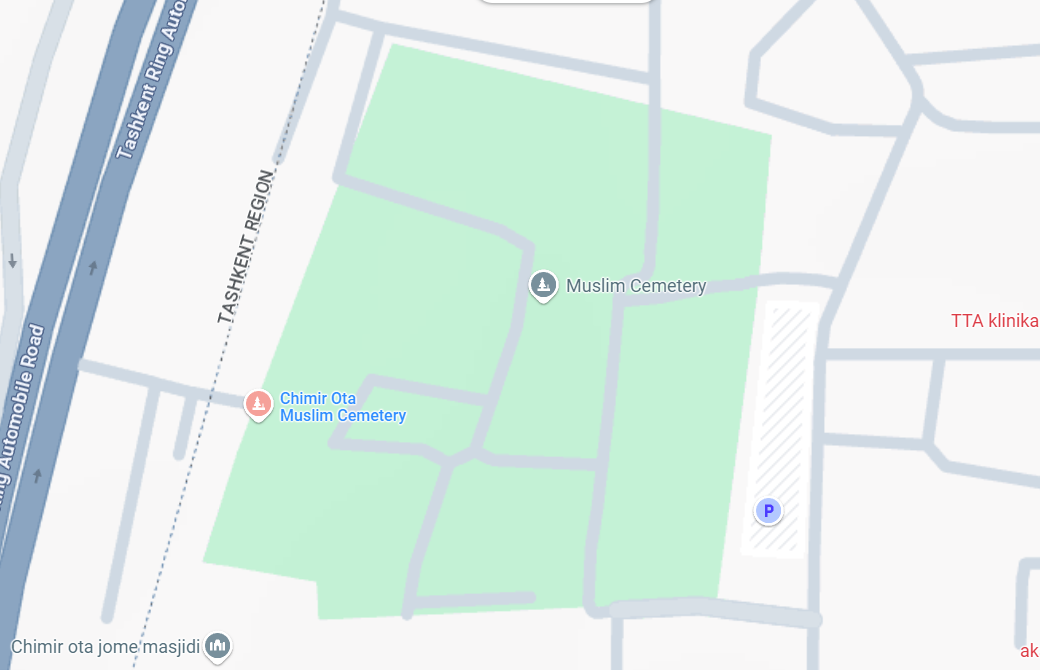
#> input picture img.png, 1040 x 670 px, found by its file name
$ python image_processing.py
#> lines starting #> are read from the running program, lines starting #| are printed output that depends on the picture; after the words box and inside, x2 and y2 are one past the last pixel; in counts of white or black regions, pixels touching at a corner belong together
import cv2
import numpy as np
import matplotlib.pyplot as plt
from shapely.geometry import Polygon, box
import random
path = 'C:/Users/computter/PycharmProjects/grave_mistake/img.png'
# Use this if you want to test without an image
def generate_irregular_polygon(center_x, center_y, radius, num_points=8):
    angles = sorted([random.uniform(0, 2 * np.pi) for _ in range(num_points)])
    points = [
        (
            center_x + np.cos(angle) * (radius * random.uniform(0.7, 1.0)),
            center_y + np.sin(angle) * (radius * random.uniform(0.7, 1.0))
        )
        for angle in angles
    ]
    return Polygon(points).buffer(0)

def generate_random_obstacles(polygon, count=5, max_size=30):
    minx, miny, maxx, maxy = polygon.bounds
    obstacles = []
    tries = 0
    while len(obstacles) < count and tries < 1000:
        tries += 1
        w, h = random.uniform(10, max_size), random.uniform(10, max_size)
        x, y = random.uniform(minx, maxx - w), random.uniform(miny, maxy - h)
        ob = box(x, y, x + w, y + h)
        if polygon.contains(ob):
            obstacles.append(ob)
    return obstacles

# This handles real image processing
def extract_yard_and_obstacles(image_path=path):
    image = cv2.imread(image_path)
#> image is the input picture: shape (670, 1040, 3); mean B, G, R 231.7, 237.5, 221.6
    if image is None:
        raise ValueError("Failed to load image!")

    image = cv2.resize(image, (800, 600))
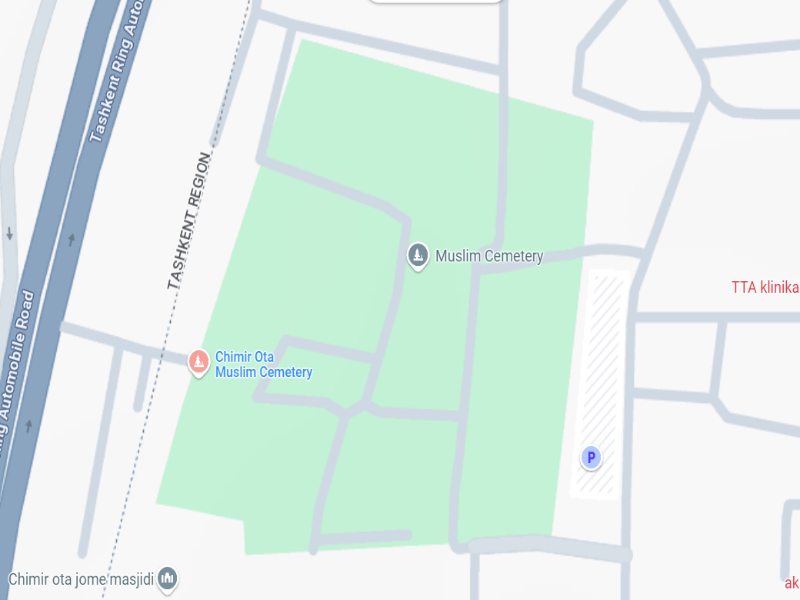
#> image: shape (600, 800, 3); mean B, G, R 231.6, 237.5, 221.6
    hsv = cv2.cvtColor(image, cv2.COLOR_BGR2HSV)
#> hsv: shape (600, 800, 3); mean H, S, V 43.5, 21.8, 240.8

    lower_green = np.array([40, 40, 40])
    upper_green = np.array([80, 255, 255])
    green_mask = cv2.inRange(hsv, lower_green, upper_green)
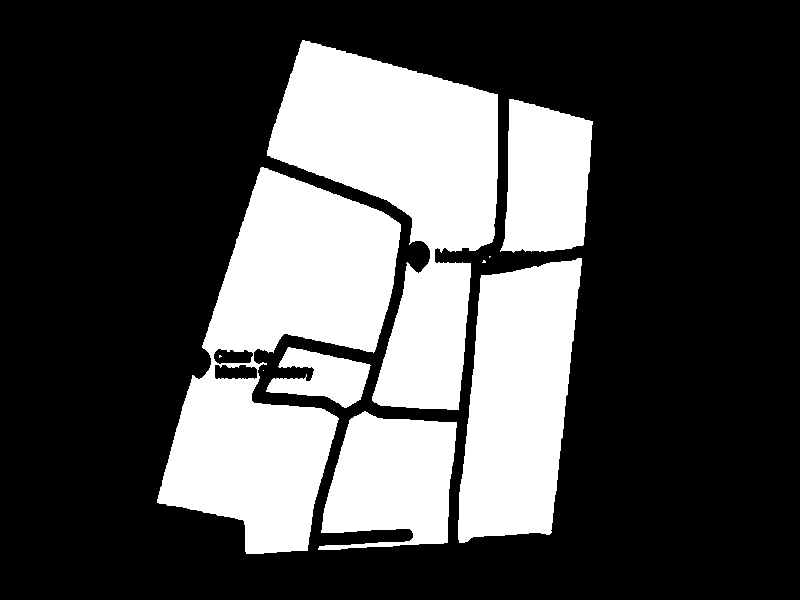
#> green_mask: shape (600, 800); 30.1% white; 10 white regions (4 under 20 px), largest, box (x1, y1, x2, y2) and area: (157, 167, 401, 554) 47269, (267, 40, 498, 410) 42212, (458, 258, 582, 543) 26003, (318, 411, 457, 550) 14088, (500, 99, 593, 253) 11451, (266, 347, 371, 408) 3537

    kernel = np.ones((15, 15), np.uint8)
    green_mask_closed = cv2.morphologyEx(green_mask, cv2.MORPH_CLOSE, kernel)
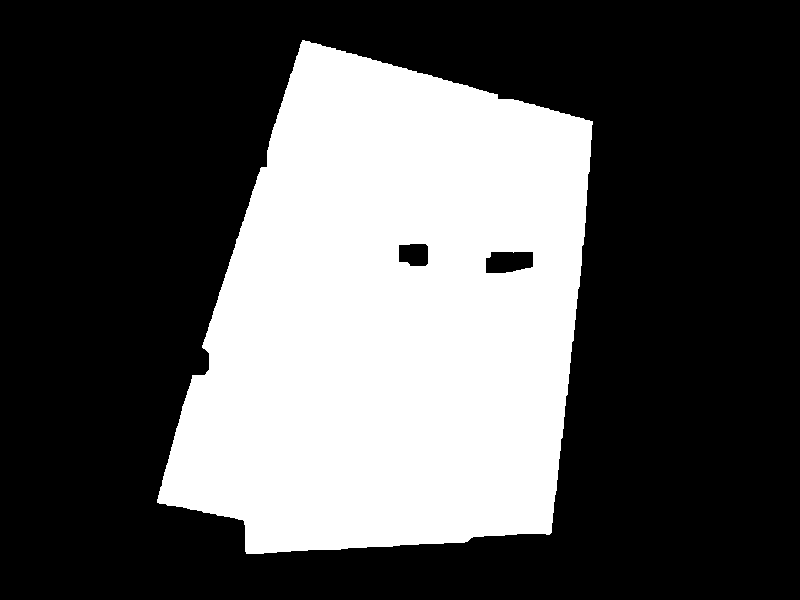
#> green_mask_closed: shape (600, 800); 33.9% white; 1 white region

    contours, _ = cv2.findContours(green_mask_closed, cv2.RETR_EXTERNAL, cv2.CHAIN_APPROX_SIMPLE)
#> contours = 1 contour; box (x1, y1, x2, y2) and area: (157, 40, 593, 554) 163311
    if not contours:
        raise ValueError("No green area found!")

    main_contour = max(contours, key=cv2.contourArea)
#> main_contour = contour of 525 points, box (x1, y1, x2, y2) (157, 40, 593, 554), area 163311
    epsilon = 0.01 * cv2.arcLength(main_contour, True)
#> epsilon = 17.36
    approx = cv2.approxPolyDP(main_contour, epsilon, True)
#> approx = [[302, 40], [157, 502], [242, 519], [246, 553], [549, 534], [592, 121]]
    pts = [tuple(pt[0]) for pt in approx]
#> pts = [(302, 40), (157, 502), (242, 519), (246, 553), (549, 534), (592, 121)]
    if pts[0] != pts[-1]:
        pts.append(pts[0])
    yard_polygon = Polygon(pts)

    polygon_mask = np.zeros(image.shape[:2], dtype=np.uint8)
    cv2.fillPoly(polygon_mask, [np.array(pts, dtype=np.int32)], 255)
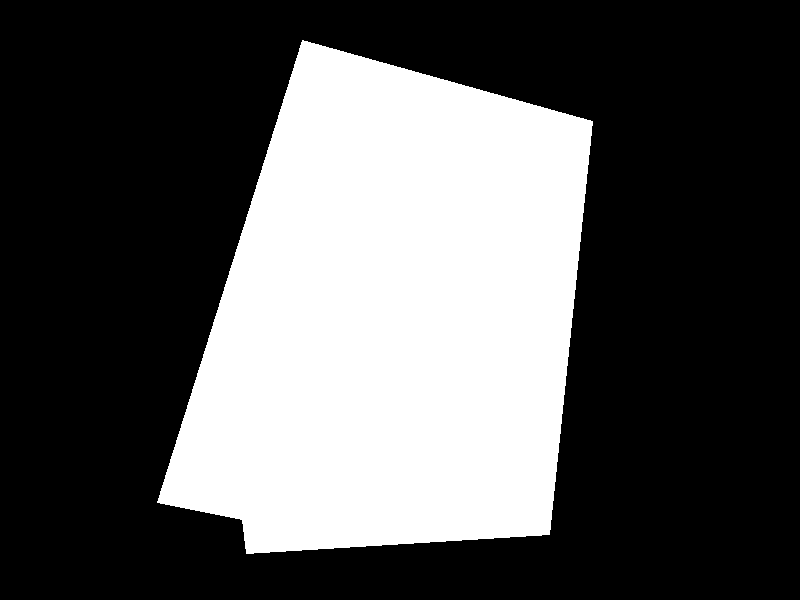
#> polygon_mask: shape (600, 800); 33.8% white; 1 white region, box (x1, y1, x2, y2) and area: (157, 40, 593, 554) 162455

    lower_red1 = np.array([0, 70, 50])
    upper_red1 = np.array([10, 255, 255])
    lower_red2 = np.array([170, 70, 50])
    upper_red2 = np.array([180, 255, 255])
    red_mask = cv2.inRange(hsv, lower_red1, upper_red1) | cv2.inRange(hsv, lower_red2, upper_red2)
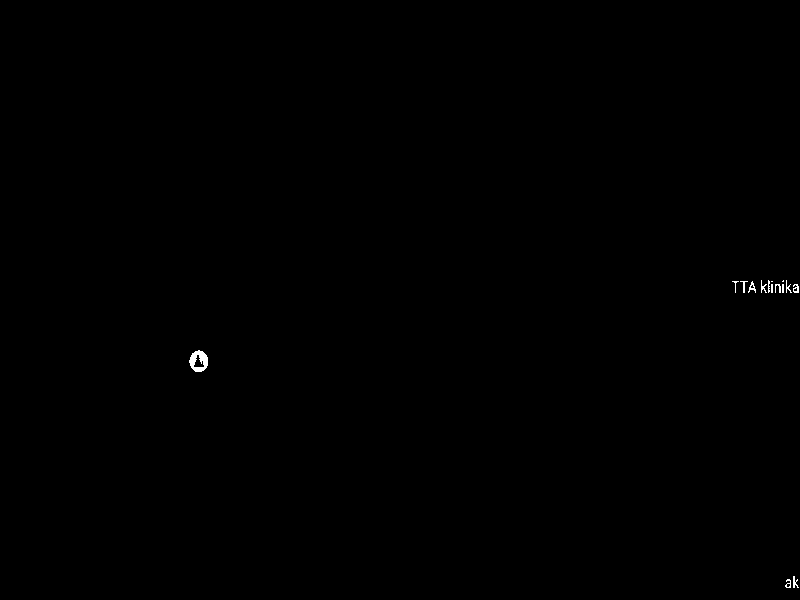
#> red_mask: shape (600, 800); 0.12% white; 15 white regions (4 under 20 px), largest, box (x1, y1, x2, y2) and area: (189, 350, 208, 372) 256, (748, 281, 756, 293) 39, (793, 284, 799, 293) 37
    red_mask_in_polygon = cv2.bitwise_and(red_mask, red_mask, mask=polygon_mask)
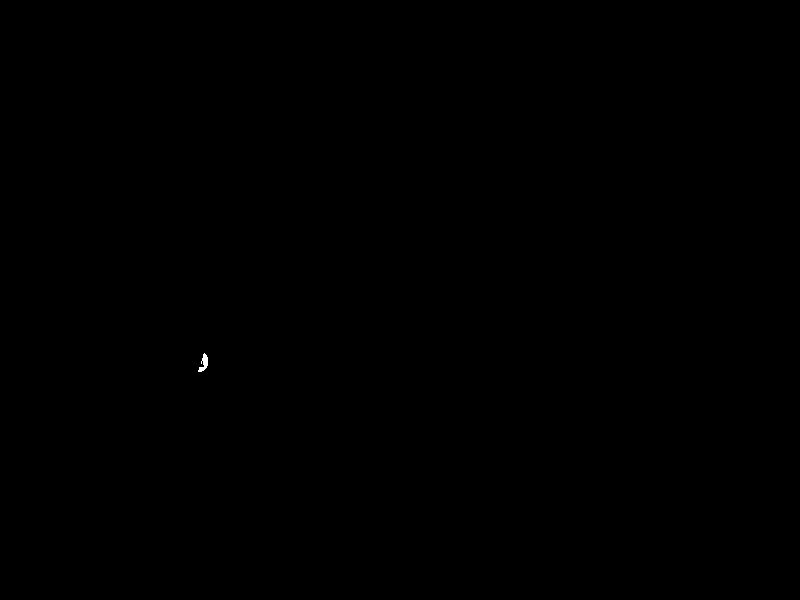
#> red_mask_in_polygon: shape (600, 800); 0.02% white; 1 white region

    red_contours, _ = cv2.findContours(red_mask_in_polygon, cv2.RETR_EXTERNAL, cv2.CHAIN_APPROX_SIMPLE)
#> red_contours = 1 contour; box (x1, y1, x2, y2) and area: (198, 353, 208, 372) 70
    obstacles = []
    for cnt in red_contours:
        epsilon = 0.01 * cv2.arcLength(cnt, True)
        approx = cv2.approxPolyDP(cnt, epsilon, True)
        poly = Polygon([tuple(pt[0]) for pt in approx])
        if poly.is_valid and poly.area > 0:
            obstacles.append(poly)
#> this loop made 1 pass
#> epsilon on pass 1: 0.566
#> after the loop, obstacles = []

    return yard_polygon, obstacles

# Visualization helper
def plot_polygon_with_obstacles(yard_poly, obstacles):
    fig, ax = plt.subplots(figsize=(8, 6))
    x, y = yard_poly.exterior.xy
    ax.fill(x, y, color='green', alpha=0.4, label="Yard")

    for i, ob in enumerate(obstacles):
        ox, oy = ob.exterior.xy
        ax.fill(ox, oy, color='red', alpha=0.6)

    ax.set_title("Yard and Obstacles")
    ax.set_aspect('equal')
    plt.legend()
    plt.grid(True)
    plt.show()

# ================================
# USE IMAGE OR GENERATE SYNTHETIC
# ================================
try:

    yard, obs = extract_yard_and_obstacles(path)
#> obs = []
    plot_polygon_with_obstacles(yard, obs)
#> in plot_polygon_with_obstacles, `plt.show()`:
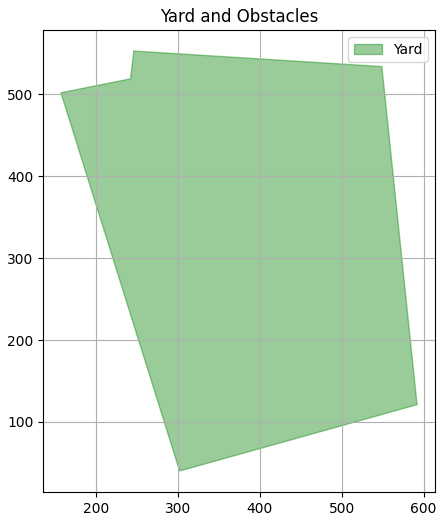
#> figure drawn by matplotlib, 1 panel
except Exception as e:
    print(f"Image failed, generating synthetic data instead: {e}")
    yard = generate_irregular_polygon(400, 300, 250)
    obs = generate_random_obstacles(yard, count=10)
    plot_polygon_with_obstacles(yard, obs)
